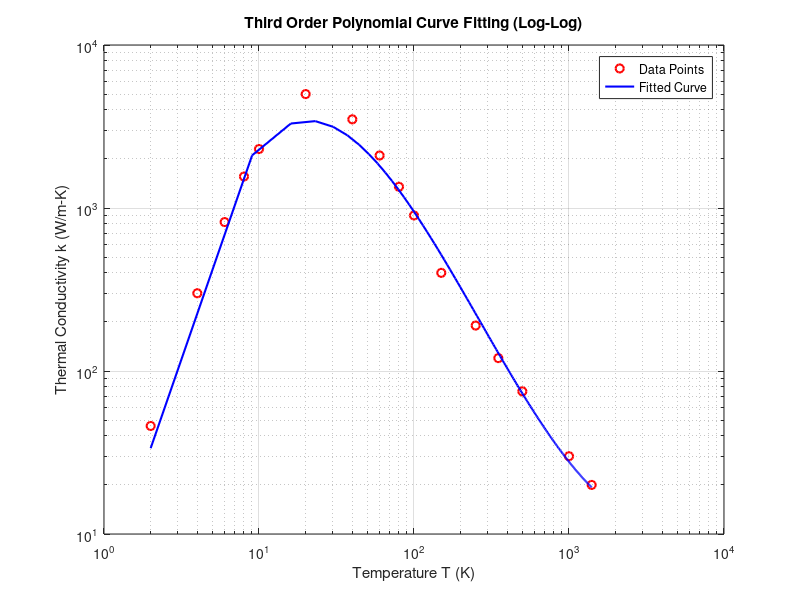

Here is the MATLAB script that generated this plot:
clc;clear;
T = [2, 4, 6, 8, 10, 20, 40, 60, 80, 100, 150, 250, 350, 500, 1000, 1400];
K = [46, 300, 820, 1560, 2300, 5000, 3500, 2100, 1350, 900, 400, 190, 120, 75, 30, 20];
x=log10(T);
y=log10(K);
n=length(x);
%Third order polynomial fitting
sx=sum(x);
sx2=sum(x.^2);
sx3=sum(x.^3);
sx4=sum(x.^4);
sx5=sum(x.^5);
sx6=sum(x.^6);
sy=sum(y);
sxy=sum(x.*y);
sx2y=sum((x.^2).*y);
sx3y=sum((x.^3).*y);

A=[ n sx sx2 sx3;
    sx sx2 sx3 sx4;
    sx2 sx3 sx4 sx5;
    sx3 sx4  sx5 sx6];
B=[sy sxy sx2y sx3y]';
coeff=A\B;
d=coeff(1);
c=coeff(2);
b=coeff(3);
a=coeff(4);
%plot data and fitted Curve
T_fit=linspace(min(T),max(T),200);
x_fit=log10(T_fit);
y_fit=d+c*x_fit+b*(x_fit).^2+a*(x_fit).^3;
K_fit=10.^(y_fit);
loglog(T,K,'ro','LineWidth',1.5)
hold on;
loglog(T_fit,K_fit,'b-','LineWidth',1.5)
grid on;
xlabel('Temperature T (K)');
ylabel('Thermal Conductivity k (W/m-K)');
title('Third Order Polynomial Curve Fitting (Log-Log)');
legend('Data Points', 'Fitted Curve');
